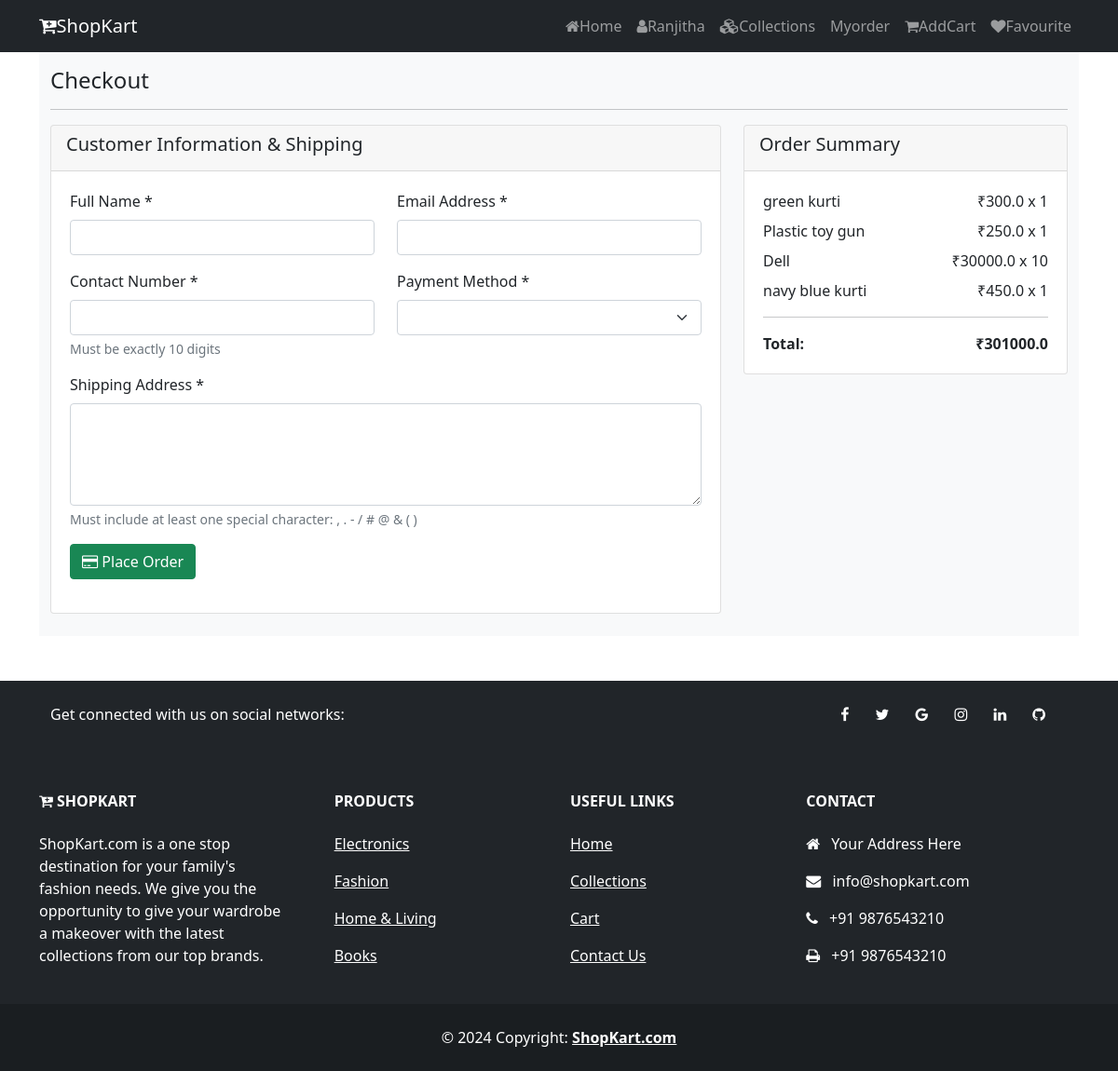
Screenshot of /checkout/ (signed in) with the database file from the repository.
### sample_django/models.py (models this page shows, shortened)
class AddCart(models.Model):
    user = models.ForeignKey(User, on_delete=models.CASCADE)
    product = models.ForeignKey(Product, on_delete=models.CASCADE)
    quantity = models.IntegerField()
    created_at = models.DateTimeField(auto_now_add=True)

class Product(models.Model):
    category = models.ForeignKey(Catagory, on_delete=models.CASCADE)
    name = models.CharField(max_length=150)
    vendor = models.CharField(max_length=150)
    product_image = models.ImageField(upload_to=getFileName, blank=True, null=True)
    quantity = models.IntegerField()
    original_price = models.FloatField()
    selling = models.FloatField()
    description = models.TextField(max_length=500)
    status = models.BooleanField(default=False, help_text='0-show,1-Hidden')
    trending = models.BooleanField(default=False, help_text='0-default,1-Trending')
    created_at = models.DateTimeField(auto_now_add=True)

### sample_django/views.py (the view, shortened to what this page needs)
# urls.py: path('checkout/',views.checkout,name='checkout'),
def checkout(request):
    if not request.user.is_authenticated:
        messages.warning(request, "Please login to proceed with checkout")
        return redirect('login')
    cart_items = AddCart.objects.filter(user=request.user)
    if not cart_items:
        messages.warning(request, "Your cart is empty")
        return redirect('cart')
    total_amount = sum(item.product.selling * item.quantity for item in cart_items)
    context = {
        'cart_items': cart_items,
        'total_amount': total_amount,
        'is_buy_now': False,
    }
    return render(request, 'shop/checkout.html', context)

### sample_django/templates/shop/checkout.html (shortened to what this page needs)
{% extends 'shop/layouts/main.html' %}
{% block content %}
<div class="container">
    <section class="bg-light py-4 my-5">
        <div class="container">
            <div class="row">
                <div class="col-12">
                    <h4 class="mb-3">Checkout</h4>
                    <hr style="border-color:#b8bfc2;">
                </div>
                <div class="col-md-8">
                    <div class="card">
                        <div class="card-header">
                            <h5>Customer Information & Shipping</h5>
                        </div>
                        <div class="card-body">
                            <form method="POST">
                                <div class="row">
                                    <div class="col-md-6 mb-3">
                                        <label for="customer_name" class="form-label">Full Name *</label>
                                        <input type="text" class="form-control" id="customer_name" name="customer_name"
                                               value="{{ customer_name|default:'' }}" required>
                                    </div>
                                    <div class="col-md-6 mb-3">
                                        <label for="customer_email" class="form-label">Email Address *</label>
                                        <input type="email" class="form-control" id="customer_email" name="customer_email"
                                               value="{{ customer_email|default:'' }}" required>
                                    </div>
                                </div>
                                <div class="row">
                                    <div class="col-md-6 mb-3">
                                        <label for="customer_contact" class="form-label">Contact Number *</label>
                                        <input type="number" class="form-control" id="customer_contact" name="customer_contact"
                                               value="{{ customer_contact|default:'' }}"
                                               pattern="[0-9]{10}"
                                               title="Contact number must be exactly 10 digits"
                                               maxlength="10" required>
                                        <div class="form-text">Must be exactly 10 digits</div>
                                    </div>
                                    <div class="col-md-6 mb-3">
                                        <label for="payment_method" class="form-label">Payment Method *</label>
                                        <select class="form-select" id="payment_method" name="payment_method" required>
                                        </select>
                                    </div>
                                </div>
                                <div class="mb-3">
                                    <label for="shipping_address" class="form-label">Shipping Address *</label>
                                    <textarea class="form-control" id="shipping_address" name="shipping_address" rows="4" required
                                    pattern="^(?=.*[,.\-/#@&()])[A-Za-z0-9\s,.\-/#@&()]+$"
                                    title="Shipping address must contain at least one special character: , . - / # @ & ( )"></textarea>
                                    <div class="form-text">Must include at least one special character: , . - / # @ & ( )</div>
                                </div>
                                <button type="submit" class="btn btn-success">
                                    <i class="fa fa-credit-card"></i> Place Order
                                </button>
                            </form>
                        </div>
                    </div>
                </div>
                <div class="col-md-4">
                    <div class="card">
                        <div class="card-header">
                            <h5>Order Summary</h5>
                        </div>
                        <div class="card-body">
                            {% if is_buy_now %}
                                <div class="d-flex justify-content-between">
                            <img src="{{product.product_image.url}}" class="card-image-top" alt="{{product.name}}">
                                  </div>
                                    <span>{{ product.name }}</span>
                                    <span>₹{{ product.selling }} x {{ quantity }}</span>
                                </div>
                                <hr>
                                <div class="d-flex justify-content-between">
                                    <strong>Total:</strong>
                                    <strong>₹{{ total_amount }}</strong>
                                </div>
                            {% else %}
                                {% for item in cart_items %}
                                <div class="d-flex justify-content-between mb-2">
                                    <span>{{ item.product.name }}</span>
                                    <span>₹{{ item.product.selling }} x {{ item.quantity }}</span>
                                </div>
                                {% endfor %}
                                <hr>
                                <div class="d-flex justify-content-between">
                                    <strong>Total:</strong>
                                    <strong>₹{{ total_amount }}</strong>
                                </div>
                            {% endif %}
                        </div>
                    </div>
                </div>
            </div>
        </div>
    </section>
</div>
{% endblock content %}

### sample_django/templates/shop/inc/navbar.html (shortened to what this page needs)
<nav class="navbar navbar-expand-lg navbar-dark bg-dark fixed-top">
  <div class="container">
    <a class="navbar-brand" href="{% url 'home' %}"><i class="fa fa-cart-plus"></i>ShopKart</a>
    <div class="collapse navbar-collapse" id="navbarNavAltMarkup">
      <div class="navbar-nav ms-auto">
        <a class="nav-link" aria-current="page" href="{% url 'home' %}"><i class="fa fa-home"></i>Home</a>
        {% if request.user.is_authenticated %}
        <a class="nav-link" aria-current="page" href="{% url 'dashboard' %}"><i class="fa fa-user"></i>{{request.user}}</a>
        {% else %}
        <a class="nav-link" href="{% url 'login' %}"><i class="fa fa-sign-in"></i>Login</a>
        <a class="nav-link" href="{% url 'reg' %}"><i class="fa fa-users"></i>Register</a>
        {% endif %}
        <a class="nav-link" href="{% url 'collections' %}"><i class="fa fa-cubes"></i>Collections</a>
        <a class="nav-link" href="{% url 'my_orders' %}">Myorder</a>
        <a class="nav-link" href="{% url 'cart' %}"><i class="fa fa-shopping-cart"></i>AddCart</a>
        <a class="nav-link" href="{% url 'favourites' %}"><i class="fa fa-heart"></i>Favourite</a>
      </div>
    </div>
  </div>
</nav>

### static/css/style.css (style rules this page uses)
.card-body { padding: 1.25rem; }

### rows the page displays
AddCart: product.name "green kurti", product.selling "300.0", quantity "1"
AddCart: product.name "Plastic toy gun", product.selling "250.0", quantity "1"
AddCart: product.name "Dell", product.selling "30000.0", quantity "10"
AddCart: product.name "navy blue kurti", product.selling "450.0", quantity "1"

### other values shown
{{ request.user }} "Ranjitha"
{{ total_amount }} "301000.0"
